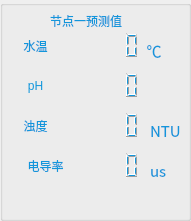
  <widget class="QGroupBox" name="groupBox_2">
   <property name="geometry">
    <rect>
     <x>10</x>
     <y>270</y>
     <width>191</width>
     <height>221</height>
    </rect>
   </property>
   <property name="styleSheet">
    <string notr="true"/>
   </property>
   <property name="title">
    <string/>
   </property>
   <widget class="QLCDNumber" name="lcdNumber_11">
    <property name="geometry">
     <rect>
      <x>70</x>
      <y>30</y>
      <width>71</width>
      <height>31</height>
     </rect>
    </property>
    <property name="font">
     <font>
      <family>Agency FB</family>
      <pointsize>12</pointsize>
     </font>
    </property>
    <property name="styleSheet">
     <string notr="true">QLCDNumber { 
background: transparent;
	color: rgb(18, 150, 219)
 }</string>
    </property>
    <property name="frameShape">
     <enum>QFrame::Box</enum>
    </property>
    <property name="frameShadow">
     <enum>QFrame::Sunken</enum>
    </property>
   </widget>
   <widget class="QPushButton" name="pushButton">
    <property name="geometry">
     <rect>
      <x>0</x>
      <y>30</y>
      <width>71</width>
      <height>31</height>
     </rect>
    </property>
    <property name="styleSheet">
     <string notr="true">QPushButton
{
	background: transparent; 
	border: none; 
	color: rgb(18, 150, 219)

}</string>
    </property>
    <property name="text">
     <string>水温</string>
    </property>
    <property name="icon">
     <iconset resource="icon.qrc">
      <normaloff>:/sw.png</normaloff>:/sw.png</iconset>
    </property>
    <property name="iconSize">
     <size>
      <width>30</width>
      <height>30</height>
     </size>
    </property>
   </widget>
   <widget class="QLabel" name="label_39">
    <property name="geometry">
     <rect>
      <x>140</x>
      <y>40</y>
      <width>21</width>
      <height>21</height>
     </rect>
    </property>
    <property name="font">
     <font>
      <family>Noto Sans CJK SC</family>
      <pointsize>11</pointsize>
     </font>
    </property>
    <property name="styleSheet">
     <string notr="true">QLabel
{
	color: rgb(18, 150, 219)
}</string>
    </property>
    <property name="text">
     <string>  ℃</string>
    </property>
   </widget>
   <widget class="QLCDNumber" name="lcdNumber_12">
    <property name="geometry">
     <rect>
      <x>70</x>
      <y>70</y>
      <width>71</width>
      <height>31</height>
     </rect>
    </property>
    <property name="styleSheet">
     <string notr="true">QLCDNumber { 
background: transparent;
	color: rgb(18, 150, 219)
 }</string>
    </property>
    <property name="frameShape">
     <enum>QFrame::Box</enum>
    </property>
    <property name="frameShadow">
     <enum>QFrame::Sunken</enum>
    </property>
   </widget>
   <widget class="QLCDNumber" name="lcdNumber_13">
    <property name="geometry">
     <rect>
      <x>70</x>
      <y>110</y>
      <width>71</width>
      <height>31</height>
     </rect>
    </property>
    <property name="styleSheet">
     <string notr="true">QLCDNumber { 
background: transparent;
	color: rgb(18, 150, 219)
 }</string>
    </property>
    <property name="frameShape">
     <enum>QFrame::Box</enum>
    </property>
    <property name="frameShadow">
     <enum>QFrame::Sunken</enum>
    </property>
   </widget>
   <widget class="QPushButton" name="pushButton_7">
    <property name="geometry">
     <rect>
      <x>0</x>
      <y>110</y>
      <width>71</width>
      <height>31</height>
     </rect>
    </property>
    <property name="styleSheet">
     <string notr="true">QPushButton
{
	background: transparent; 
	border: none; 
	color: rgb(18, 150, 219)

}</string>
    </property>
    <property name="text">
     <string>浊度</string>
    </property>
    <property name="icon">
     <iconset resource="icon.qrc">
      <normaloff>:/zd.png</normaloff>:/zd.png</iconset>
    </property>
    <property name="iconSize">
     <size>
      <width>30</width>
      <height>30</height>
     </size>
    </property>
   </widget>
   <widget class="QPushButton" name="pushButton_4">
    <property name="geometry">
     <rect>
      <x>0</x>
      <y>70</y>
      <width>71</width>
      <height>31</height>
     </rect>
    </property>
    <property name="styleSheet">
     <string notr="true">QPushButton
{
	background: transparent; 
	border: none; 
	color: rgb(18, 150, 219)

}</string>
    </property>
    <property name="text">
     <string>pH</string>
    </property>
    <property name="icon">
     <iconset resource="icon.qrc">
      <normaloff>:/ph.png</normaloff>:/ph.png</iconset>
    </property>
    <property name="iconSize">
     <size>
      <width>30</width>
      <height>30</height>
     </size>
    </property>
   </widget>
   <widget class="QLabel" name="label_11">
    <property name="geometry">
     <rect>
      <x>50</x>
      <y>10</y>
      <width>101</width>
      <height>21</height>
     </rect>
    </property>
    <property name="styleSheet">
     <string notr="true">QLabel
{
	color: rgb(18, 150, 219)
}</string>
    </property>
    <property name="text">
     <string>节点一预测值</string>
    </property>
   </widget>
   <widget class="QPushButton" name="pushButton_8">
    <property name="geometry">
     <rect>
      <x>0</x>
      <y>150</y>
      <width>91</width>
      <height>31</height>
     </rect>
    </property>
    <property name="styleSheet">
     <string notr="true">QPushButton
{
	background: transparent; 
	border: none; 
	color: rgb(18, 150, 219)

}</string>
    </property>
    <property name="text">
     <string>电导率</string>
    </property>
    <property name="icon">
     <iconset resource="icon.qrc">
      <normaloff>:/ddl.png</normaloff>:/ddl.png</iconset>
    </property>
    <property name="iconSize">
     <size>
      <width>30</width>
      <height>30</height>
     </size>
    </property>
   </widget>
   <widget class="QLabel" name="label_40">
    <property name="geometry">
     <rect>
      <x>150</x>
      <y>120</y>
      <width>31</width>
      <height>21</height>
     </rect>
    </property>
    <property name="font">
     <font>
      <family>Noto Sans CJK SC</family>
      <pointsize>11</pointsize>
     </font>
    </property>
    <property name="styleSheet">
     <string notr="true">QLabel
{
	color: rgb(18, 150, 219)
}</string>
    </property>
    <property name="text">
     <string>NTU</string>
    </property>
   </widget>
   <widget class="QLabel" name="label_41">
    <property name="geometry">
     <rect>
      <x>150</x>
      <y>160</y>
      <width>31</width>
      <height>21</height>
     </rect>
    </property>
    <property name="font">
     <font>
      <family>Noto Sans CJK SC</family>
      <pointsize>11</pointsize>
     </font>
    </property>
    <property name="styleSheet">
     <string notr="true">QLabel
{
	color: rgb(18, 150, 219)
}</string>
    </property>
    <property name="text">
     <string>us</string>
    </property>
   </widget>
   <widget class="QLCDNumber" name="lcdNumber_14">
    <property name="geometry">
     <rect>
      <x>70</x>
      <y>150</y>
      <width>71</width>
      <height>31</height>
     </rect>
    </property>
    <property name="styleSheet">
     <string notr="true">QLCDNumber { 
background: transparent;
	color: rgb(18, 150, 219)
 }</string>
    </property>
    <property name="frameShape">
     <enum>QFrame::Box</enum>
    </property>
    <property name="frameShadow">
     <enum>QFrame::Sunken</enum>
    </property>
   </widget>
  </widget>
